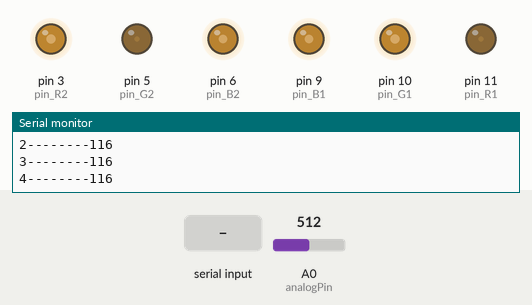
The sketch below on a simulated Arduino Uno, built with avr-gcc and run on an emulated ATmega328P. On the bench: output pins drawn as LEDs (lit = HIGH), the last lines printed to the serial monitor. The inputs (shaded band) are chosen by the test bench; at power-on: A0 (analogPin) = 512. Pins used as bus, display or sensor lines are not drawn.

Above: at 1.2 s.
1.3 s: "T\n" received over Serial
At 1.8 s:
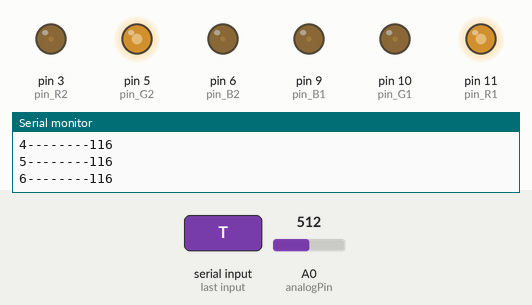
2.9 s: byte 87 ('W') received over Serial
At 3.7 s:
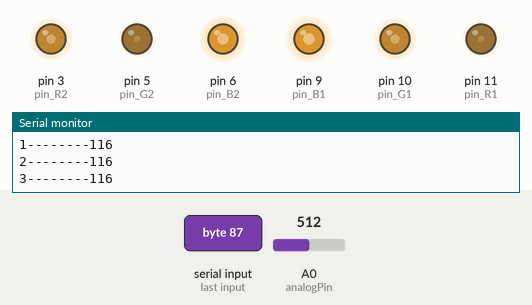
4.6 s: byte 66 ('B') received over Serial
At 5.8 s:
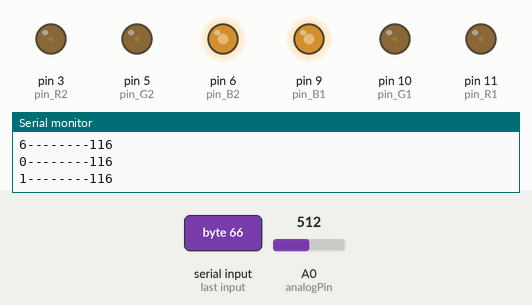
6.2 s: byte 68 ('D') received over Serial
At 6.8 s:
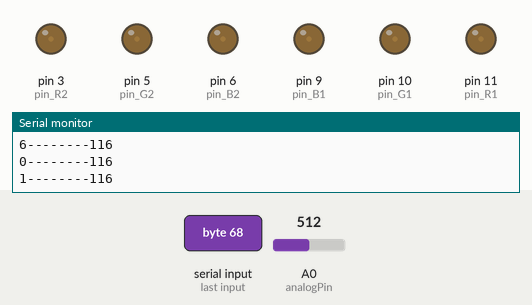
7.9 s: byte 65 ('A') received over Serial
At 9.1 s:
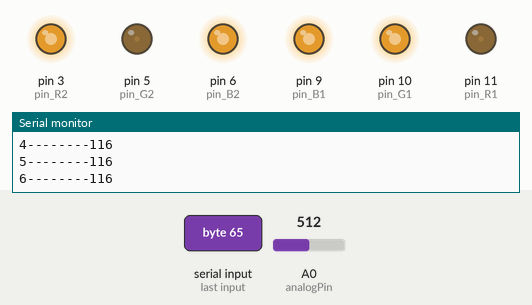
9.5 s: byte 73 ('I') received over Serial
At 10.1 s:
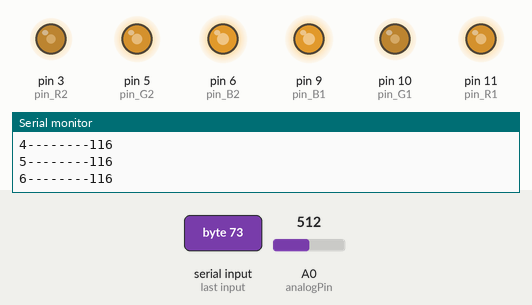
Timing chart, 0 to 12.1 s (numbered marks = the images above; inputs shaded):
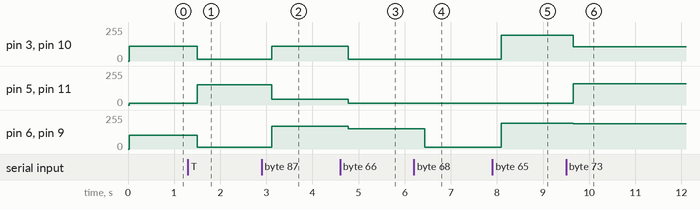

Measured:
- after the input at 1.3 s, pin 3 (pin_R2), pin 10 (pin_G1): 110/255 → 13/255 after 0.20 s; pin 5 (pin_G2), pin 11 (pin_R1): 13/255 → 153/255 after 0.20 s; pin 6 (pin_B2), pin 9 (pin_B1): 103/255 → 13/255 after 0.20 s
- after the input at 2.9 s, pin 3 (pin_R2), pin 10 (pin_G1): 13/255 → 110/255 after 0.21 s; pin 5 (pin_G2), pin 11 (pin_R1): 153/255 → 43/255 after 0.21 s; pin 6 (pin_B2), pin 9 (pin_B1): 13/255 → 172/255 after 0.21 s
- after the input at 4.6 s, pin 3 (pin_R2), pin 10 (pin_G1): 110/255 → 13/255 after 0.17 s; pin 5 (pin_G2), pin 11 (pin_R1): 43/255 → 13/255 after 0.17 s; pin 6 (pin_B2), pin 9 (pin_B1): 172/255 → 153/255 after 0.17 s
- after the input at 6.2 s, pin 6 (pin_B2), pin 9 (pin_B1): 153/255 → 13/255 after 0.23 s
- after the input at 7.9 s, pin 3 (pin_R2), pin 6 (pin_B2), pin 9 (pin_B1), pin 10 (pin_G1): 13/255 → 192/255 after 0.19 s
- after the input at 9.5 s, pin 3 (pin_R2), pin 10 (pin_G1): 192/255 → 108/255 after 0.16 s; pin 5 (pin_G2), pin 11 (pin_R1): 13/255 → 158/255 after 0.16 s; pin 6 (pin_B2), pin 9 (pin_B1): 192/255 → 188/255 after 0.16 s

The sketch:

led_music.ino
```cpp
void color(int *, int *, int *, int[3], int[3], int[3]);
void color(int *, int *, int *, int[3], int[3], int[3], int[3], int[3], int[3], int[3]);
void stretch(int *, int *, int *);
int choice=0;
int analogPin = 0; // MSGEQ7 OUT
int strobePin = 2; // MSGEQ7 STROBE
int resetPin = 4; // MSGEQ7 RESET
int spectrumValue[7];
int pin_R1=11;
int pin_G1=10;
int pin_B1=9;
int pin_R2=3;
int pin_G2=5;
int pin_B2=6;
int r_t[3]={215, 0, 0};
int g_t[3]={0, 200, 0};
int b_t[3]={0, 0, 200};
int o_t[3]={255, 185, 0};
int w_t[3]={255, 255, 255};
int bl_t[3]={0, 0, 0};
int p_t[3]={138, 0, 128};
int lb_t[3]={135, 206, 250};
int y_t[3]={255, 255, 0};
int mag_t[3]={255, 0, 255};
int bv_t[3]={138, 43, 226};
int ind_t[3]={75, 0, 130};
int viol_t[3]={218, 110, 218};
int bk_t[3]={0, 0, 0,};
int br_t[3]={129, 59, 19};
int lime_t[3]={0, 255, 0};
int cyan_t[3]={0, 255, 255};
int t_1[3]={0};
int t_2[3]={0};
int t_3[3]={0};
int t_4[3]={0};
int t_5[3]={0};
int t_6[3]={0};
int t_7[3]={0};
int t_8[3]={0};

// MSGEQ7 OUT pin produces values around 50-80
// when there is no input, so use this value to
// filter out a lot of the chaff.
int filterValue = 80;
// LED pins connected to the PWM pins on the Arduino
char new_theme='N';
void setup()
{
  Serial.begin(9600);
  // Read from MSGEQ7 OUT
  pinMode(analogPin, INPUT);
  // Write to MSGEQ7 STROBE and RESET
  pinMode(strobePin, OUTPUT);
  pinMode(resetPin, OUTPUT);

  // Set analogPin's reference voltage
  analogReference(DEFAULT); // 5V

  // Set startup values for pins
  digitalWrite(resetPin, LOW);
  digitalWrite(strobePin, HIGH);
  //theme_fcn=&color;
}

void loop()
{
  // Set reset pin low to enable strobe
  digitalWrite(resetPin, HIGH);
  digitalWrite(resetPin, LOW);

 if(Serial.available()>0)
 {
    new_theme=Serial.read();
    switch (new_theme)
		{
		case 'T':

			memcpy(t_1, o_t, 3*sizeof *o_t);
                        memcpy(t_2, g_t, 3*sizeof *r_t);
                        memcpy(t_3, b_t, 3*sizeof *b_t);
                        memcpy(t_4, r_t, 3*sizeof *g_t);
			choice=4;
                        break;
		case 'S':
			memcpy(t_1, w_t, 3*sizeof *o_t);
                        memcpy(t_2, p_t, 3*sizeof *o_t);
                        memcpy(t_3, lb_t, 3*sizeof *o_t);
                        memcpy(t_4, bk_t, 3*sizeof *o_t);
                        choice=4;
                        break;
                case 'W':
                        memcpy(t_1, bk_t, 3*sizeof *o_t);
                        memcpy(t_2, bv_t, 3*sizeof *o_t);
                        memcpy(t_3, g_t, 3*sizeof *o_t);
                        memcpy(t_4, p_t, 3*sizeof *o_t);
                        choice=4;
                        break;
                case 'B':
                        memcpy(t_1, lb_t, 3*sizeof *o_t);
                        memcpy(t_2, b_t, 3*sizeof *o_t);
                        memcpy(t_3, y_t, 3*sizeof *o_t);
                        memcpy(t_4, w_t, 3*sizeof *o_t);
                        choice=4;
                        break;
                case 'D':
                        memcpy(t_1, b_t, 3*sizeof *o_t);
                        memcpy(t_2, bk_t, 3*sizeof *o_t);
                        memcpy(t_3, p_t, 3*sizeof *o_t);
                        memcpy(t_4, r_t, 3*sizeof *o_t);
                        choice=4;
                        break;
                case 'A':
                        memcpy(t_1, cyan_t, 3*sizeof *o_t);
                        memcpy(t_2, mag_t, 3*sizeof *o_t);
                        memcpy(t_3, lime_t, 3*sizeof *o_t);
                        memcpy(t_4, w_t, 3*sizeof *o_t);
                        choice=4;
                        break;
                case 'I':
                        memcpy(t_1, w_t, 3*sizeof *o_t);
                        memcpy(t_2, lb_t, 3*sizeof *o_t);
                        memcpy(t_3, b_t, 3*sizeof *o_t);
                        memcpy(t_4, cyan_t, 3*sizeof *o_t);
                        choice=4;
                        break;
                case 'F':
                        memcpy(t_1, o_t, 3*sizeof *o_t);
                        memcpy(t_2, y_t, 3*sizeof *o_t);
                        memcpy(t_3, r_t, 3*sizeof *o_t);
                        memcpy(t_4, bk_t, 3*sizeof *o_t);
                        choice=4;
                        break;

                case 'R':
                        memcpy(t_1, r_t, 3*sizeof *o_t);
                        memcpy(t_2, o_t, 3*sizeof *o_t);
                        memcpy(t_3, y_t, 3*sizeof *o_t);
                        memcpy(t_4, g_t, 3*sizeof *o_t);
                        memcpy(t_5, lb_t, 3*sizeof *o_t);
                        memcpy(t_6, b_t, 3*sizeof *o_t);
                        memcpy(t_7, viol_t, 3*sizeof *o_t);
                        memcpy(t_8, b_t, 3*sizeof *o_t);
                        choice=8;
                        break;
                case 'P':
                        memcpy(t_1, bv_t, 3*sizeof *o_t);
                        memcpy(t_2, bk_t, 3*sizeof *o_t);
                        memcpy(t_3, viol_t, 3*sizeof *o_t);
                        memcpy(t_4, p_t, 3*sizeof *o_t);
                        choice=4;
                        break;
		default:
			Serial.print('R');
		}
Serial.flush();
Serial.write(new_theme);
delay(50);
}
  // Get all 7 spectrum values from the MSGEQ7
  for (int i = 0; i < 7; i++)
  {
    digitalWrite(strobePin, LOW);
    delayMicroseconds(30); // Allow output to settle

    spectrumValue[i] = analogRead(analogPin);

    //  any value above 1023 or below filterValue
    spectrumValue[i] = constrain(spectrumValue[i], filterValue, 1023);


    // Remap the value to a number between 0 and 255
    spectrumValue[i] = map(spectrumValue[i], filterValue, 1023, 0, 255);
    // Remove serial stuff after debugging
    Serial.print(i);
    Serial.print("--------");
    Serial.print(spectrumValue[i]);
    Serial.print("\n");
    digitalWrite(strobePin, HIGH);
   }
   stretch(&spectrumValue[2], &spectrumValue[1], &spectrumValue[0]);
  stretch(&spectrumValue[4], &spectrumValue[5], &spectrumValue[3]);
   if(choice==4)
   {
    color(&spectrumValue[2], &spectrumValue[1], &spectrumValue[0], t_1, t_2, t_3, t_4);
    color(&spectrumValue[4], &spectrumValue[5], &spectrumValue[3], t_1, t_2, t_3, t_4);
   }
   else if(choice==8)
   {
     color(&spectrumValue[2], &spectrumValue[1], &spectrumValue[0], t_1, t_2, t_3, t_4, t_5, t_6, t_7, t_8);
      color(&spectrumValue[4], &spectrumValue[5], &spectrumValue[3], t_1, t_2, t_3, t_4, t_5, t_6, t_7, t_8);
   }
   else
   {
     //                                                                    mf        hf
     color(&spectrumValue[2], &spectrumValue[1], &spectrumValue[0], y_t, mag_t, lb_t, p_t, o_t, g_t, r_t, b_t);
      color(&spectrumValue[4], &spectrumValue[5], &spectrumValue[3], y_t, mag_t, lb_t, p_t, o_t, g_t, r_t, b_t);
   }
   for (int i = 0; i < 7; i++)
   {
    if (spectrumValue[i] < 0)
     {
        spectrumValue[i] = 0;
     }
   }
   analogWrite(pin_R1, spectrumValue[1]);
   analogWrite(pin_G1, spectrumValue[2]);
   analogWrite(pin_B1, spectrumValue[0]);
  analogWrite(pin_R2, spectrumValue[4]);
   analogWrite(pin_G2, spectrumValue[5]);
   analogWrite(pin_B2, spectrumValue[3]);
}
int range[2] = {110, 255};
int ext_range[2] = {40, 255};
int middle = (int) ((ext_range[0] + ext_range[1])/2);
void stretch(int* r, int* g, int* b)
{
	*r = (*r - range[0]) * ((ext_range[1]-ext_range[0])/(range[1]-range[0])) + ext_range[0];
        *g = (*g - range[0]) * ((ext_range[1]-ext_range[0])/(range[1]-range[0])) + ext_range[0];
	*b =(*b - range[0]) * ((ext_range[1]-ext_range[0])/(range[1]-range[0])) + ext_range[0];
}
void color(int* r, int* g, int* b, int t_1[3], int t_2[3], int t_3[3], int t_4[3], int t_5[3], int t_6[3],  int t_7[3], int t_8[3])
{
  if( (*r) > middle && *g < middle && *b < middle)
  {
    *r=(int)(t_1[0]-.3*(t_1[0]-*r));
    *g=(int)(t_1[1]-.3*(t_1[1]-*g));
    *b=(int)(t_1[2]-.3*(t_1[2]-*b));
    return;

  }
  else if(*r < middle && *g>middle && *b< middle)
  {
    *r=(int)(t_2[0]-.3*(t_2[0]-*r));
    *g=(int)(t_2[1]-.3*(t_2[1]-*g));
    *b=(int)(t_2[2]-.3*(t_2[2]-*b));
    return;
}
    else if(*r< middle  &&  *g<middle && *b>middle)
  {
    *r=(int)(t_3[0]-.3*(t_3[0]-*r));
    *g=(int)(t_3[1]-.3*(t_3[1]-*g));
    *b=(int)(t_3[2]-.3*(t_3[2]-*b));
    return;

  }
    else if(*r < middle && *g<middle && *b<middle)
  {
    *r=(int)(t_4[0]-.3*(t_4[0]-*r));
    *g=(int)(t_4[1]-.3*(t_4[1]-*g));
    *b=(int)(t_4[2]-.3*(t_4[2]-*b));
    return;
  }
    else if(*r>middle && *g > middle  && *b < middle)
  {
    *r=(int)(t_5[0]-.3*(t_5[0]-*r));
    *g=(int)(t_5[1]-.3*(t_5[1]-*g));
    *b=(int)(t_5[2]-.3*(t_5[2]-*b));
    return;

  }
  else if(*r>middle && *g<middle && *b>middle )
  {
    *r=(int)(t_6[0]-.3*(t_6[0]-*r));
    *g=(int)(t_6[1]-.3*(t_6[1]-*g));
    *b=(int)(t_6[2]-.3*(t_6[2]-*b));
    return;

  }
   else if(*r>middle && *g>middle && *b>middle )
  {
    *r=(int)(t_7[0]-.3*(t_7[0]-*r));
    *g=(int)(t_7[1]-.3*(t_7[1]-*g));
    *b=(int)(t_7[2]-.3*(t_7[2]-*b));
    return;
  }
  else if (*r<middle && *g>middle && *b>middle)
  {
    *r=(int)(t_8[0]-.3*(t_8[0]-*r));
    *g=(int)(t_8[1]-.3*(t_8[1]-*g));
    *b=(int)(t_8[2]-.3*(t_8[2]-*b));
    return;

  }
}
void color(int* r, int* g, int* b, int t_1[3], int t_2[3], int t_3[3], int t_4[3])
{
  if( (*r) > middle && *b < middle)
  {
    *r=(int)(t_1[0]-.3*(t_1[0]-*r));
    *g=(int)(t_1[1]-.3*(t_1[1]-*g));
    *b=(int)(t_1[2]-.3*(t_1[2]-*b));
    return;
  }
  else if(*r < middle && *b < middle)
  {
    *r=(int)(t_2[0]-.3*(t_2[0]-*r));
    *g=(int)(t_2[1]-.3*(t_2[1]-*g));
    *b=(int)(t_2[2]-.3*(t_2[2]-*b));
    return;
  }
    else if(*r< middle  && *b > middle)
  {
    *r=(int)(t_3[0]-.3*(t_3[0]-*r));
    *g=(int)(t_3[1]-.3*(t_3[1]-*g));
    *b=(int)(t_3[2]-.3*(t_3[2]-*b));
    return;
  }
    else if(*r > middle && *b > middle)
  {
    *r=(int)(t_4[0]-.3*(t_4[0]-*r));
    *g=(int)(t_4[1]-.3*(t_4[1]-*g));
    *b=(int)(t_4[2]-.3*(t_4[2]-*b));
    return;
  }
}
```
